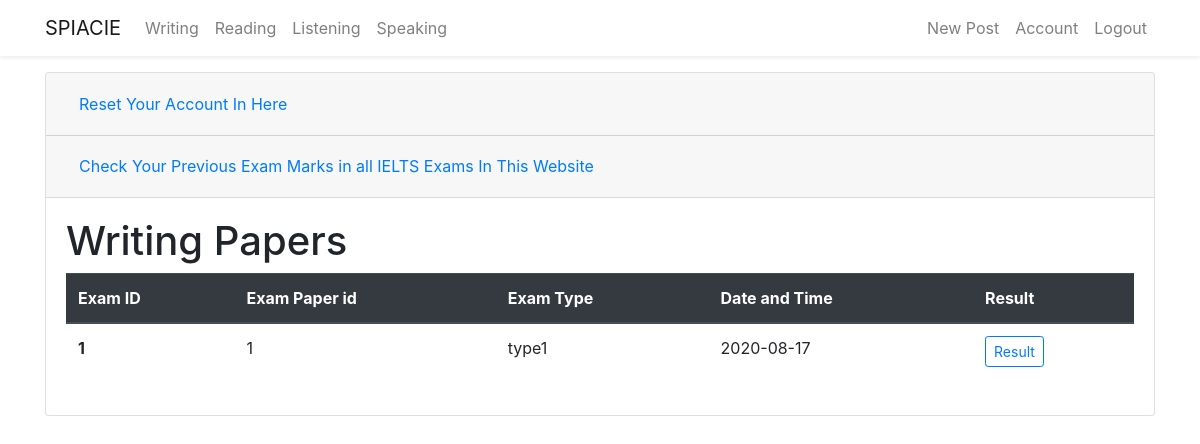
Page /account (signed in) on the earlier database version.
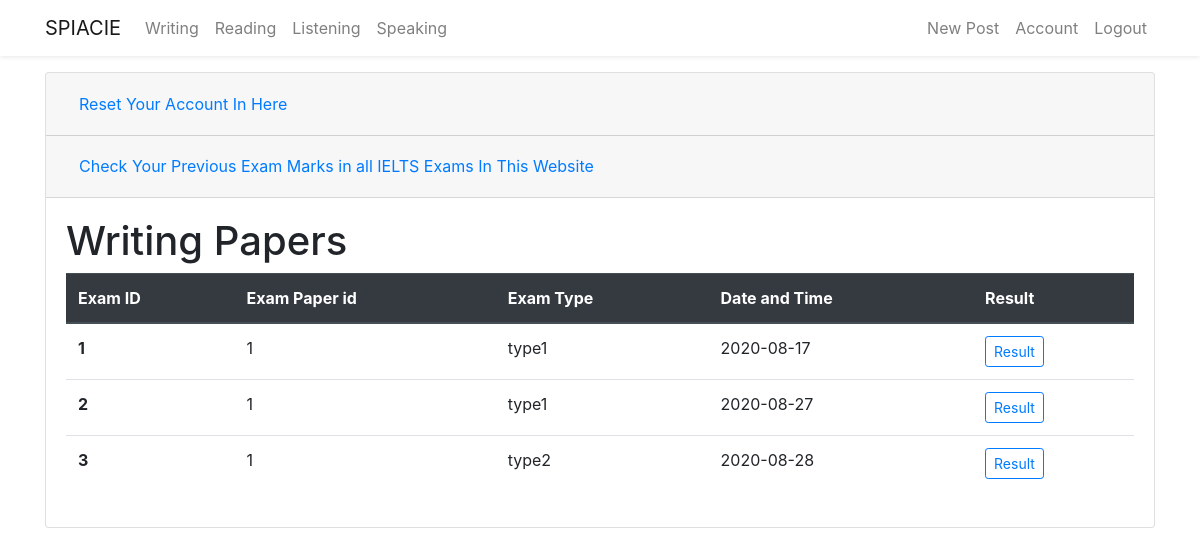
Same page on the later database version.
### flaskblog/models.py (models this page shows, shortened)
class Writingpaperanswer(db.Model):
    id = db.Column(db.Integer, primary_key=True)
    pid = db.Column(db.Integer, db.ForeignKey(
        'writingpaper.id'), nullable=False)
    task = db.Column(db.String(1000), nullable=False)
    type = db.Column(db.String(200), nullable=False)
    date_posted = db.Column(db.DateTime, nullable=False,
                            default=datetime.now())
    user_id = db.Column(db.Integer, db.ForeignKey('user.id'), nullable=False)

### flaskblog/users/routes.py (the view)
@users.route("/account", methods=['GET', 'POST'])
@login_required
def account():
    form = UpdateAccountForm()
    writinganswers = Writingpaperanswer.query.filter_by(
        user_id=current_user.id).all()
    print(type(writinganswers))
    print(writinganswers[0].id)
    if form.validate_on_submit():
        if form.picture.data:
            picture_file = save_picture(form.picture.data)
            current_user.image_file = picture_file
        current_user.firstname = form.firstname.data
        current_user.lastname = form.lastname.data
        current_user.username = form.username.data
        current_user.email = form.email.data
        db.session.commit()
        flash('Your Account has been updated!', 'success')
        return redirect(url_for('users.account'))
    elif request.method == 'GET':
        form.firstname.data = current_user.firstname
        form.lastname.data = current_user.lastname
        form.username.data = current_user.username
        form.email.data = current_user.email
    image_file = url_for(
        'static', filename='profile_pics/' + current_user.image_file)
    return render_template('account.html', title='Account', image_file=image_file, form=form, writinganswers=writinganswers)

### flaskblog/models.py (called while the page is built)
@login_manger.user_loader
def load_user(user_id):
    return User.query.get(int(user_id))

### flaskblog/templates/account.html (shortened to what this page needs)
{% extends 'layout.html'%} {% block content %}
<div class="content-section">
  <div class="accordion" id="accordionExample">
    <div class="card">
      <div class="card-header" id="headingOne">
        <h2 class="mb-0">
          <button
            class="btn btn-link btn-block text-left"
            type="button"
            data-toggle="collapse"
            data-target="#collapseOne"
            aria-expanded="true"
            aria-controls="collapseOne"
          >
            Reset Your Account In Here
          </button>
        </h2>
      </div>
        <div class="card-header" id="headingTwo">
          <h2 class="mb-0">
            <button
              class="btn btn-link btn-block text-left collapsed"
              type="button"
              data-toggle="collapse"
              data-target="#collapseTwo"
              aria-expanded="false"
              aria-controls="collapseTwo"
            >
              Check Your Previous Exam Marks in all IELTS Exams In This Website
            </button>
          </h2>
        </div>
        <div
          id="collapseTwo"
          class="collapse show"
          aria-labelledby="headingTwo"
          data-parent="#accordionExample"
        >
          <div class="card-body">
            <table class="table">
              <h1>Writing Papers</h1>
              <thead class="thead-dark">
                <tr>
                  <th scope="col">Exam ID</th>
                  <th scope="col">Exam Paper id</th>
                  <th scope="col">Exam Type</th>
                  <th scope="col">Date and Time</th>
                  <th scope="col">Result</th>
                </tr>
              </thead>
              <tbody>
                {% for writinganswer in writinganswers %}
                <tr>
                  <th scope="row">{{ writinganswer.id}}</th>
                  <td>{{ writinganswer.pid}}</td>
                  <td>{{ writinganswer.type}}</td>
                  <td>{{ writinganswer.date_posted.strftime('%Y-%m-%d')}}</td>
                  <td>
                    <a
                        type="button"
                        class="btn btn-outline-primary btn-sm"
                        href="{{ url_for('writing.result', writing_result_id= writinganswer.id )}}"
                      >
                        Result
                      </a>
                  </td>
                </tr>
                {% endfor %}
              </tbody>
            </table>
          </div>
        </div>
    </div>
  </div>
  {% endblock content%}

### flaskblog/templates/layout.html (shortened to what this page needs)
<!DOCTYPE html>
<html lang="en">
  <head>
    <link
      rel="stylesheet"
      href="https://stackpath.bootstrapcdn.com/bootstrap/4.5.0/css/bootstrap.min.css"
    />
  </head>
  <body>
    {% include 'includes/_navbar.html' %}
    <div class="container mt-3">
       {% block content %} {% endblock
      content%}
    </div>
  </body>
</html>

### flaskblog/templates/includes/_navbar.html (shortened to what this page needs)
<nav class="navbar navbar-expand-md navbar-light bg-white shadow-sm">
  <div class="container">
    <a class="navbar-brand" href="/">SPIACIE</a>
    <div class="collapse navbar-collapse" id="navbarSupportedContent">
      <ul class="navbar-nav mr-auto">
        <li class="nav-item">
          <a class="nav-link" href="{{ url_for('writing.write') }}">Writing</a>
        </li>
        <li class="nav-item">
          <a class="nav-link" href="{{ url_for('reading.read')}}">Reading</a>
        </li>
        <li class="nav-item">
          <a class="nav-link" href="{{ url_for('listening.listen')}}">Listening</a>
        </li>
        <li class="nav-item">
          <a class="nav-link" href="{{ url_for('speaking.speak') }}">Speaking</a>
        </li>
      </ul>
      <ul class="navbar-nav ml-auto">
        {% if current_user.is_authenticated %}
        <li class="nav-item">
          <a class="nav-link" href="/post/new">New Post</a>
        </li>
        <li class="nav-item">
          <a class="nav-link" href="/account">Account</a>
        </li>
        <li class="nav-item">
          <a class="nav-link" href="/logout">Logout</a>
        </li>
        {% endif %}
      </ul>
    </div>
  </div>
</nav>

Differences in the rows shown:
added Writingpaperanswer: id "2", pid "1", type "type1", date_posted "2020-08-27"
added Writingpaperanswer: id "3", pid "1", type "type2", date_posted "2020-08-28"
